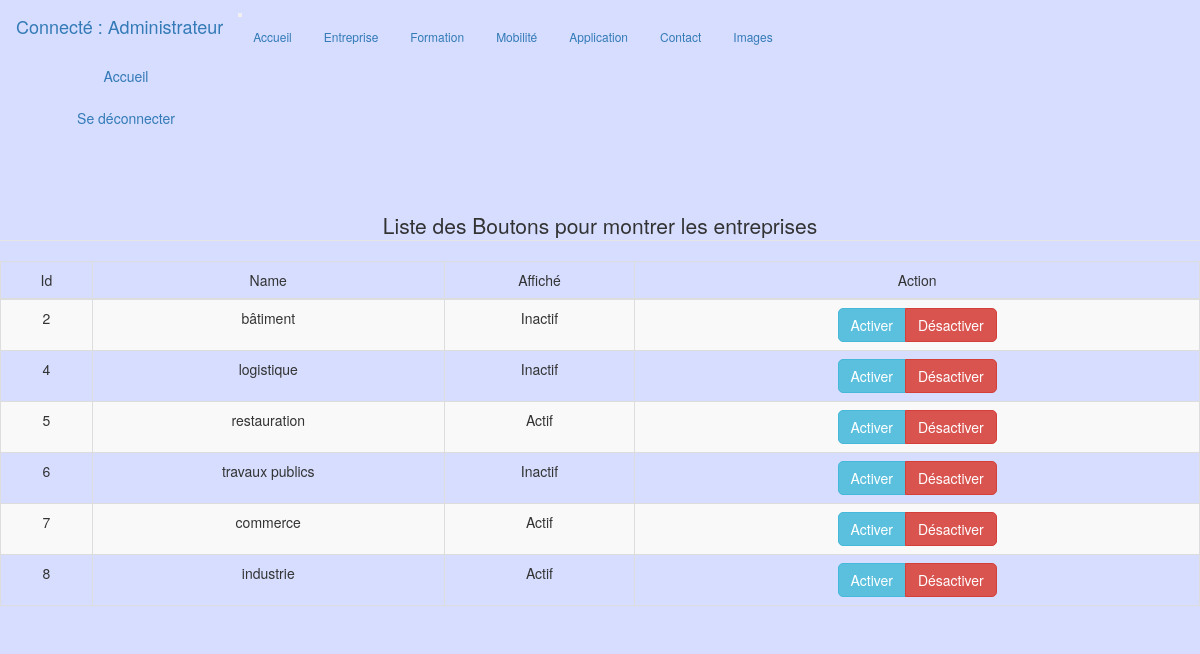
/admin/www/entreprises/button_enterprise.php (signed in), run on the app's committed database.
### tables this page shows
CREATE TABLE `button_enterprise` (
  `id` int(11) NOT NULL,
  `name` varchar(200) NOT NULL,
  `done` tinyint(1) NOT NULL DEFAULT '0'
);

### admin/www/entreprises/button_enterprise.php (the view)
<?php
include('../include/header.php');
?>
<div class='container-fluid text-center'>
  <div class='row justify-content-center' id="table_enterprise">
    <legend>Liste des Boutons pour montrer les entreprises</legend>
    <table class = 'table table-bordered table-striped'>
      <thead>
        <tr>
          <td class = 'col-2'> Id </td>
          <td class = 'col-3'> Name </td>
          <td class = 'col-2'> Affiché </td>
          <td class = 'col-3'> Action </td>
        </tr>
      </thead>
      <tbody>
        <?php
        $sql = $db->query("SELECT * FROM button_enterprise");
        while($row = $sql->fetch_assoc()){
          if ($row['done'] === "1") {
            $row['done'] =  "Actif";
          } else {
            $row['done'] = "Inactif";
          }
          printf("
          <td class = 'col-2'> %d </td>
          <td class = 'col-5'> %s </td>
          <td class = 'col-2'> %s </td>
          <td class = 'col-3'>
          <div class='btn-group'>
          <a class='btn btn-info' onclick='return window.confirm(&quot;Voulez vraiment activer cet élément ?&quot;);' href='active_button.php?id=%s'>Activer</a>
          <a class='btn btn-danger' onclick='return window.confirm(&quot;Voulez vraiment désactiver cet élément ?&quot;);' href='disable_button.php?id=%s'>Désactiver</a>
          </div>
          </td>
          </tr>"
          , $row['id']
          , $row['name']
          , $row['done']
          , $row['id']
          , $row['id']
        );
      }
      ?>
    </tbody>
  </div>
</div>
<?php
include('../include/footer.php');
?>

### admin/css/style.css (style rules this page uses)
* { margin: 0px; padding: 0px; }
body { font-size: 120%; background-color: rgb(214, 221, 255); }
.btn { border-radius: 5px; }
#table_enterprise { font-size: 14px; }

### data on the page
button_enterprise: id "2", name "bâtiment", done "Inactif"
button_enterprise: id "4", name "logistique", done "Inactif"
button_enterprise: id "5", name "restauration", done "Actif"
button_enterprise: id "6", name "travaux publics", done "Inactif"
button_enterprise: id "7", name "commerce", done "Actif"
button_enterprise: id "8", name "industrie", done "Actif"

### other printed values
$_SESSION['username'] "Administrateur"
